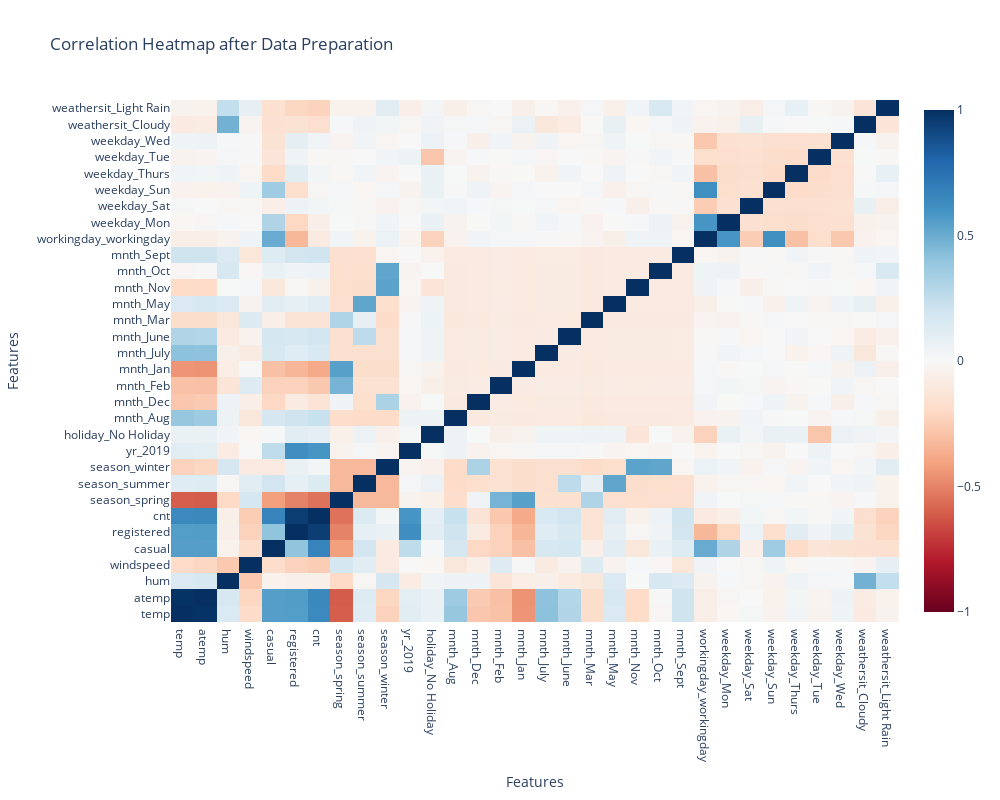

Notebook source saved alongside this figure:
### Code cell
# Create a DataFrame from the correlation matrix
df_corr = pd.DataFrame(correlation_matrix)

# Create the heatmap trace
heatmap_trace = go.Heatmap(z=df_corr.values,
                           x=df_corr.columns,
                           y=df_corr.columns,
                           colorscale='RdBu',
                           zmin=-1, zmax=1)

# Create the layout
layout = go.Layout(title="Correlation Heatmap after Data Preparation",
                   xaxis_title="Features",
                   yaxis_title="Features",
                   width=1000,  # Adjust the width of the plot as needed
                   height=800)  # Adjust the height of the plot as needed

# Create the figure and add the heatmap trace
fig = go.Figure(data=heatmap_trace, layout=layout)

# Show the plot
fig.show()

### Figure 1 — Plotly figure (JSON) as saved in the notebook; plotly's stock layout.template omitted (floating-point values rounded to 4 significant figures; data arrays with more than 128 entries replaced by an {"elided": "..."} marker saying what was removed)
{"data": [{"colorscale": [[0, "rgb(103,0,31)"], [0.1, "rgb(178,24,43)"], [0.2, "rgb(214,96,77)"], [0.3, "rgb(244,165,130)"], [0.4, "rgb(253,219,199)"], [0.5, "rgb(247,247,247)"], [0.6, "rgb(209,229,240)"], [0.7, "rgb(146,197,222)"], [0.8, "rgb(67,147,195)"], [0.9, "rgb(33,102,172)"], [1, "rgb(5,48,97)"]], "type": "heatmap", "x": ["temp", "atemp", "hum", "windspeed", "casual", "registered", "cnt", "season_spring", "season_summer", "season_winter", "yr_2019", "holiday_No Holiday", "mnth_Aug", "mnth_Dec", "mnth_Feb", "mnth_Jan", "mnth_July", "mnth_June", "mnth_Mar", "mnth_May", "mnth_Nov", "mnth_Oct", "mnth_Sept", "workingday_workingday", "weekday_Mon", "weekday_Sat", "weekday_Sun", "weekday_Thurs", "weekday_Tue", "weekday_Wed", "weathersit_Cloudy", "weathersit_Light Rain"], "y": ["temp", "atemp", "hum", "windspeed", "casual", "registered", "cnt", "season_spring", "season_summer", "season_winter", "yr_2019", "holiday_No Holiday", "mnth_Aug", "mnth_Dec", "mnth_Feb", "mnth_Jan", "mnth_July", "mnth_June", "mnth_Mar", "mnth_May", "mnth_Nov", "mnth_Oct", "mnth_Sept", "workingday_workingday", "weekday_Mon", "weekday_Sat", "weekday_Sun", "weekday_Thurs", "weekday_Tue", "weekday_Wed", "weathersit_Cloudy", "weathersit_Light Rain"], "z": {"elided": "32x32 float values"}, "zmax": 1, "zmin": -1}], "layout": {"height": 800, "title": {"text": "Correlation Heatmap after Data Preparation"}, "width": 1000, "xaxis": {"title": {"text": "Features"}}, "yaxis": {"title": {"text": "Features"}}}}
